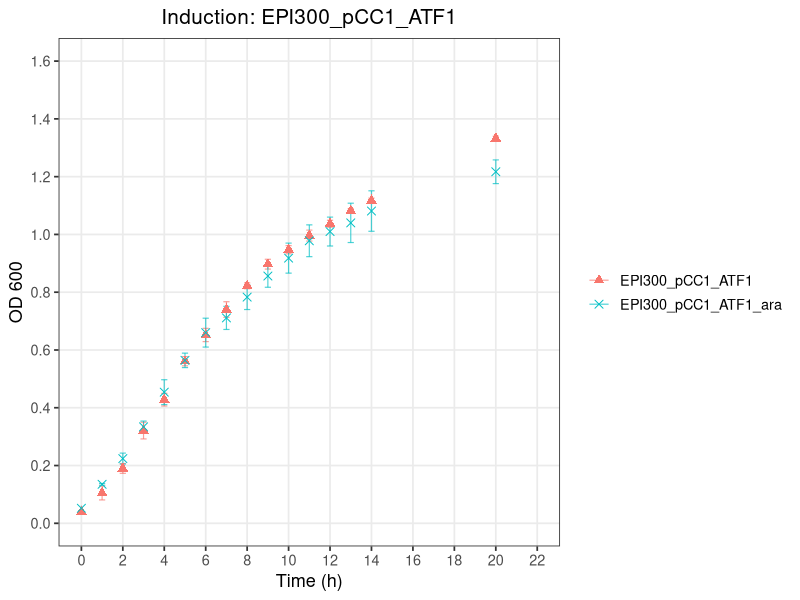
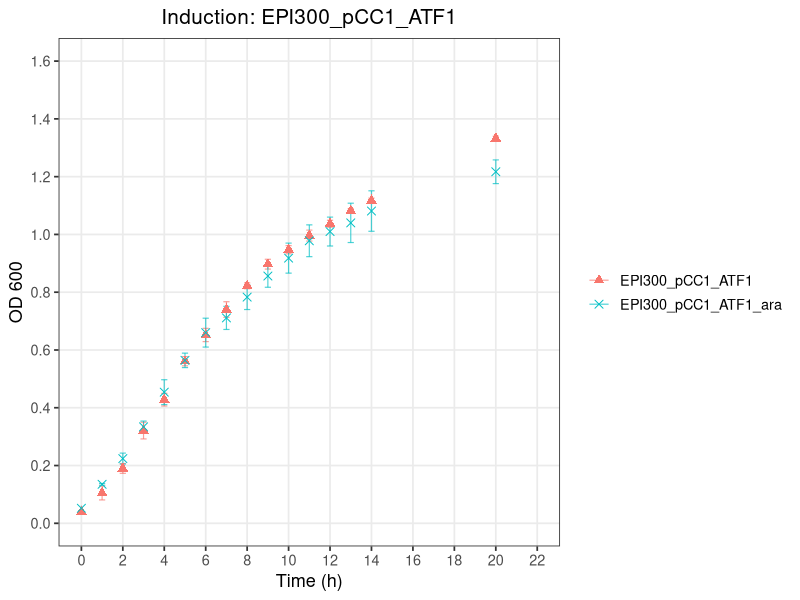

Here is the R script that generated these plots, in order:
# ============================================================
# Plot: Induction, isoamyl alcohol (OD600 vs Time)
# Strains: EPI300_pCC1_ATF1, EPI300_pCC1_ATF1_ara
# ============================================================

library(tidyverse)

# ---- 1. Read the raw CSV --------------------------------------------------
# The file has a 2-row header:
#   Row 1: strain names (merged across Avg/SD column pairs)
#   Row 2: "Avg" / "SD" labels
# We read both header rows manually, then build clean column names.

raw <- read_csv("Arab_Induction.csv", col_names = FALSE, skip = 2,
                show_col_types = FALSE)

header1 <- read_csv("Arab_Induction.csv", col_names = FALSE, n_max = 1,
                    show_col_types = FALSE) |> unlist(use.names = FALSE)
header2 <- read_csv("Arab_Induction.csv", col_names = FALSE, skip = 1, n_max = 1,
                    show_col_types = FALSE) |> unlist(use.names = FALSE)

# Forward-fill the strain names across their Avg/SD column pair
strain_names <- header1
for (i in seq_along(strain_names)) {
  if (is.na(strain_names[i]) && i > 1) strain_names[i] <- strain_names[i - 1]
}

# Drop fully empty trailing columns
keep <- !is.na(header2) | seq_along(header2) == 1
raw         <- raw[, keep]
strain_names <- strain_names[keep]
header2      <- header2[keep]

# Build final column names: "Time", "<strain>_Avg", "<strain>_SD"
col_names <- c("Time",
               paste0(strain_names[-1], "_", header2[-1]))
colnames(raw) <- col_names

# ---- 2. Reshape to long format (Avg + SD, for plotting with error bars) --
# Only keep the two strains of interest
strains <- c("EPI300_pCC1_ATF1", "EPI300_pCC1_ATF1_ara")

df_long <- raw |>
  pivot_longer(
    cols = -Time,
    names_to = c("Strain", ".value"),
    names_pattern = "(.+)_(Avg|SD)"
  ) |>
  rename(OD600 = Avg) |>
  filter(Strain %in% strains) |>
  mutate(Strain = factor(Strain, levels = strains))

# ---- 3. Plot ---------------------------------------------------------------
# Visually distinct shapes (mix of filled/open so they're tellable apart
# even without color): triangle, x
shape_values <- c(17, 4)

p <- ggplot(df_long, aes(x = Time, y = OD600, color = Strain, shape = Strain)) +
  geom_errorbar(aes(ymin = OD600 - SD, ymax = OD600 + SD),
                width = 0.3, linewidth = 0.4, alpha = 0.7) +
  geom_point(size = 2.4) +
  scale_shape_manual(values = shape_values) +
  scale_x_continuous(breaks = seq(0, 22, by = 2), limits = c(0, 22)) +
  scale_y_continuous(breaks = seq(0, 1.6, by = 0.2), limits = c(0, 1.6)) +
  labs(
    title = "Induction: EPI300_pCC1_ATF1",
    x = "Time (h)",
    y = "OD 600",
    color = NULL,
    shape = NULL
  ) +
  theme_bw(base_size = 13) +
  theme(
    panel.grid.minor = element_blank(),
    plot.title = element_text(hjust = 0.5, size = 15),
    legend.key = element_blank()
  )

print(p)

ggsave("induction_EPI300_pCC1_ATF1.png", p, width = 9, height = 5, dpi = 300)
